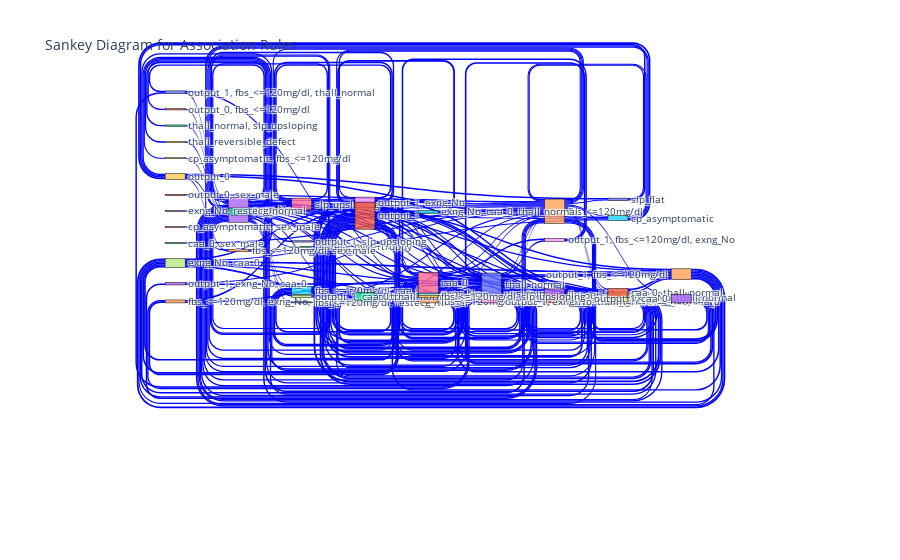

Notebook source saved alongside this figure:
### Code cell
antecedents = STRONG_ASSOCIATION_RULES['antecedents'].apply(lambda x: ', '.join(list(x))).tolist()
consequents = STRONG_ASSOCIATION_RULES['consequents'].apply(lambda x: ', '.join(list(x))).tolist()
lifts = STRONG_ASSOCIATION_RULES['lift']

nodes = list(set(antecedents + consequents))
node_indicies = {node: i for i, node in enumerate(nodes)}

links = []
for ancentent, consequent, lift in zip(antecedents, consequents, lifts):
    links.append({
        'source': node_indicies[ancentent],
        'target': node_indicies[consequent],
        'value': lift
    })

fig = go.Figure(data=[go.Sankey(
    node = dict(
      pad = 15,
      thickness = 20,
      line = dict(color = "black", width = 0.5),
      label = nodes
    ),
    link = dict(
      source = [link['source'] for link in links],
      target = [link['target'] for link in links],
      value = [link['value'] for link in links],
      color = 'blue',
    ))])
fig.update_layout(title_text="Sankey Diagram for Association Rules", font_size=10)
fig.show()

### Figure 1 — Plotly figure (JSON) as saved in the notebook; plotly's stock layout.template omitted (floating-point values rounded to 4 significant figures; data arrays with more than 128 entries replaced by an {"elided": "..."} marker saying what was removed)
{"data": [{"link": {"color": "blue", "source": {"elided": "217 int values"}, "target": {"elided": "217 int values"}, "value": {"elided": "217 float values"}}, "node": {"label": ["output_1, fbs_<=120mg/dl, thall_normal", "output_0, fbs_<=120mg/dl", "thall_normal, slp_upsloping", "exng_No", "fbs_<=120mg/dl, exng_No, thall_normal", "fbs_<=120mg/dl, caa_0", "slp_upsloping", "exng_No, caa_0", "output_1, exng_No", "thall_reversible_defect", "fbs_<=120mg/dl, restecg_normal", "output_1", "output_1, thall_normal", "output_1, exng_No, caa_0", "fbs_<=120mg/dl, caa_0, thall_normal", "exng_No, slp_upsloping", "caa_0", "cp_asymptomatic, fbs_<=120mg/dl", "fbs_<=120mg/dl, thall_normal", "output_0", "thall_normal", "fbs_<=120mg/dl, exng_No, caa_0", "sex_male", "fbs_<=120mg/dl, exng_No", "fbs_<=120mg/dl", "exng_No, caa_0, thall_normal", "output_1, fbs_<=120mg/dl, caa_0", "output_1, caa_0, thall_normal", "output_1, exng_No, thall_normal", "restecg_normal", "slp_flat", "output_0, sex_male", "restecg_hypertrophy", "exng_No, restecg_normal", "fbs_<=120mg/dl, sex_male", "cp_asymptomatic", "cp_asymptomatic, sex_male", "exng_No, thall_normal", "output_1, fbs_<=120mg/dl, exng_No", "fbs_<=120mg/dl, slp_upsloping", "output_1, slp_upsloping", "caa_0, thall_normal", "caa_0, sex_male", "output_1, caa_0", "output_1, fbs_<=120mg/dl"], "line": {"color": "black", "width": 0.5}, "pad": 15, "thickness": 20}, "type": "sankey"}], "layout": {"font": {"size": 10}, "title": {"text": "Sankey Diagram for Association Rules"}}}
